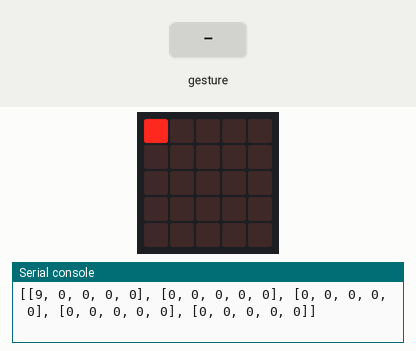
Bench run of a program on a simulated BBC micro:bit running MicroPython. On the bench: the board's 5×5 LED display, the last lines printed to the serial console. Inputs (shaded band) come from the test bench. A tilt is held for 1.5 s and a shake lasts 1 s, then the board lies face up again.

Above: at 1.2 s.
1.3 s: gesture 'down'
At 3.2 s:
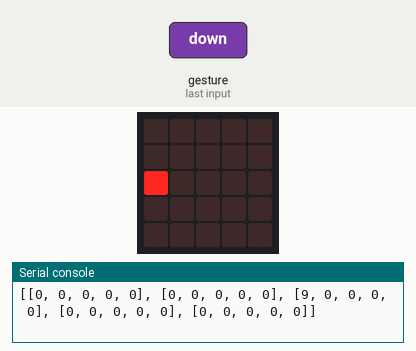
3.9 s: gesture 'right'
At 5.9 s:
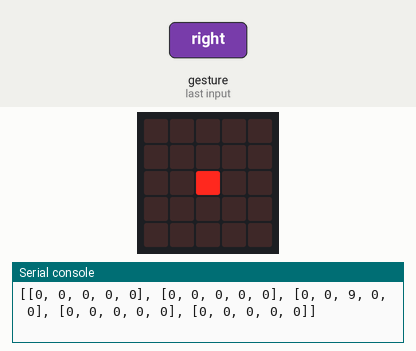
6.5 s: gesture 'up'
At 7.9 s:
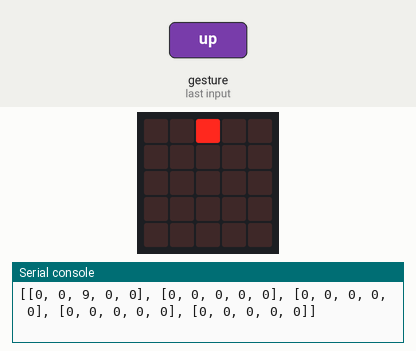
9.1 s: gesture 'left'
At 9.6 s:
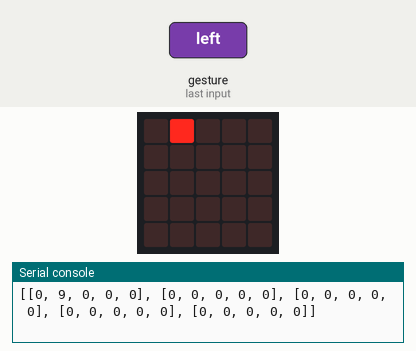
Timing chart, 0 to 12.1 s (numbered marks = the images above; inputs shaded):
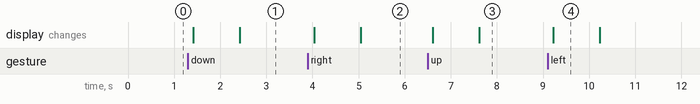

The program:

step1.py
```python
# env
targetClickDelay = 20 # how many frames to wait before registering a new button press
fieldSizeX = 5
fieldSizeY = 5

# Imports
import random
import microbit
import time

# was gonna do snake_case as per pep8, but as per the coteach guidelines, I'm doing camelCase

# Classes
# Field class, contains all ships, users and their positions
class Field:
    xFieldSize = 5
    yFieldSize = 5

    # init
    def __init__(self):
        self.field = {}
        self.field['layer0'] = [] # layer 0
        self.field['layer3'] = []
        self.field['layer6'] = [] # { Ship }
        self.field['layer9'] = []

    # add Player
    def addPlayer(self, player):
        assert isinstance(player, Player), 'variable player must be of type Player'
        if len(self.field['layer9']) > 0:
            raise AssertionError('Only one player can be added to the field')

        self.field['layer9'].append(player)

# Player class, manages Player position, etc. Needs to be added to the Field class manually, functions as a child of the Field class
class Player:
    # init
    def __init__(self):
        self.xPos = 1
        self.yPos = 1

    # Move the player in a direction
    def move(self, direction):
        assert direction == 'up' or direction == 'down' or direction == 'left' or direction == 'right', 'value direction must be "up", "down", "left" or "right"'

        if direction == 'up':
            self.yPos -= 1
        elif direction == 'down':
            self.yPos += 1
        elif direction == 'left':
            self.xPos -= 1
        elif direction == 'right':
            self.xPos += 1

        # ensure player is within bounds
        if self.xPos < 1:
            self.xPos = 1
        elif self.xPos > fieldSizeX:
            self.xPos = fieldSizeX
        if self.yPos < 1:
            self.yPos = 1
        elif self.yPos > fieldSizeY:
            self.yPos = fieldSizeX

    # Set the player's position
    def setPosition(self, x, y):
        assert x < (fieldSizeX + 1) and x > 0, 'x is out of bounds'
        assert y < (fieldSizeY + 1) and y > 0, 'y is out of bounds'
        self.xPos = x
        self.yPos = y

    # Get the player's position
    def getPosition(self):
        return { 'x': self.xPos, 'y': self.yPos }

# Rendering class, renders everything to the screen.
class Render:
    # init
    def __init__(self, field):
        assert isinstance(field, Field), 'variable field must be of type Field'
        self.field = field

    # generate a 5x5 matrix of pixels, each pixel represents a ship or player. 2d array.
    def __generatePixelMatrix(self, layers):
        matrix = [[0]*fieldSizeX for i in range(fieldSizeY)]
        field = self.field.field
        layer3 = field['layer3']
        layer6 = field['layer6']
        layer9 = field['layer9']

        # skip over layers the function caller doesn't want
        if not 3 in layers:
            layer3 = []
        if not 6 in layers:
            layer6 = []
        if not 9 in layers:
            layer9 = []

        # todo: ships

        # generate matrix for layer 9
        for player in layer9:
            matrix[player.yPos - 1][player.xPos - 1] = 9

        return matrix

    # renders the pixelMatrix returned by __generatePixelMatrix
    def renderMatrix(self, layers):
        matrix = self.__generatePixelMatrix(layers)
        print(matrix)
        for y, row in enumerate(matrix):
            for x, pixel in enumerate(row):
                microbit.display.set_pixel(x, y, pixel)

# Functions
# Todo

# Init
# Create new field with ships
field = Field()

# Add player
player = Player()
field.addPlayer(player)

# Instantiate renderer
renderer = Render(field)

# Variables
clickDelay = 0 # button/movement debounce
callRenderDispatchInNextFrame = True # first frame render must always render

# Game Loop
while True:
    # whether a new Frame, or a render call is needed.
    dispatchRender = False # Render a new Frame?

    # sometimes the next frame needs to be rendered too. the previous iteration will set this to True if needed.
    if callRenderDispatchInNextFrame == True:
        dispatchRender = True
        callRenderDispatchInNextFrame = False

    # decrease clickDelay (button debounce)
    if clickDelay > 0:
        clickDelay -= 1

    # get user movement input
    gesture = microbit.accelerometer.current_gesture()
    if gesture == 'up':
        if not clickDelay > 0:
            player.move('up')
            dispatchRender = True
            clickDelay = targetClickDelay # 20
    elif gesture == 'down':
        if not clickDelay > 0:
            player.move('down')
            dispatchRender = True
            clickDelay = targetClickDelay
    elif gesture == 'left':
        if not clickDelay > 0:
            player.move('left')
            dispatchRender = True
            clickDelay = targetClickDelay
    elif gesture == 'right':
        if not clickDelay > 0:
            player.move('right')
            dispatchRender = True
            clickDelay = targetClickDelay

    # render the frame
    if dispatchRender:
        renderer.renderMatrix([9])

    # sleep for 50ms (20fps)
    time.sleep(0.05)
```

Measured:
- after the input at 1.3 s, the display: first changes after 0.11 s (image 1 shows a later state)
- after the input at 3.9 s, the display: first changes after 0.13 s (image 2 shows a later state)
- after the input at 6.5 s, the display: first changes after 0.10 s (image 3 shows a later state)
- after the input at 9.1 s, the display: changes after 0.12 s (image 4)
- what the display in image 4 shows lasts 1.0 s, from 9.2 s to 10.2 s
